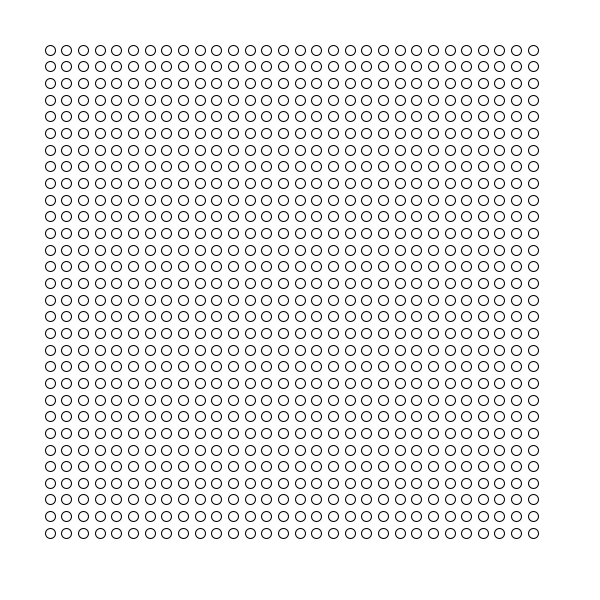
Frame 1 (no input)
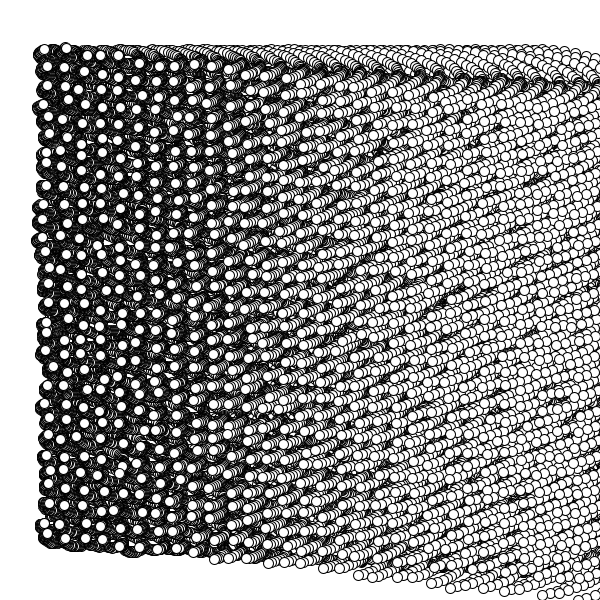
Frame 60 (the mouse pressed at the canvas centre just before this capture)
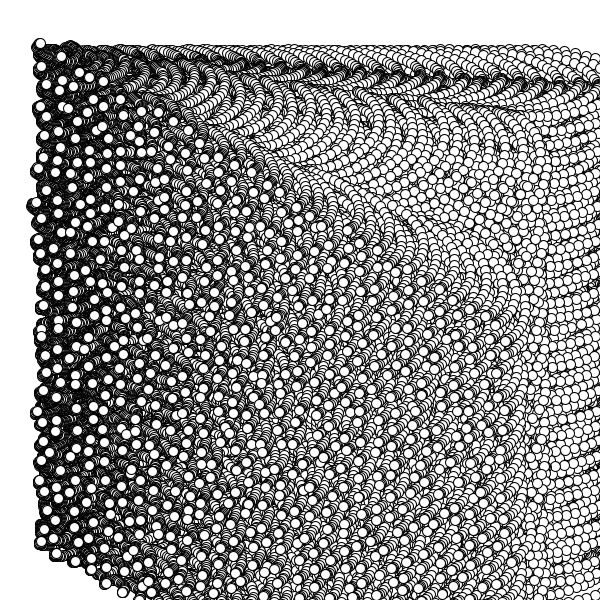
Frame 120 (the mouse held since frame 60 and released just before this capture)

The Processing sketch that drew these frames (run headless with seeded random() and noise(); from frame 60 on, the mouse is pressed at the canvas centre):

// Processing sketch: spiro
// ── spiro.pde
ArrayList<Float[]> list = new ArrayList<>();
int num = 30;
float it = 0;
float w = 600;

void setup(){
  size(600,600);
  background(255);
  frameRate(20);
  
  for(int i = 0; i < num; i++){
    for(int j = 0; j < num; j++){
      list.add(new Float[]{50 + i*(500.0/num), 50 + j*(500.0/num)});
    }
  }
}
void draw(){
  //fill(0,30);
  //background(255,0);
  float mod = 1;
  for(Float[] coords : list){
    circle(coords[0],coords[1],10);
    
    coords[0] = coords[0] + mod*cos(it) + random(-0.5,0.5);
    coords[1] = coords[1] + mod*0.5*sin(it) + random(-0.5,0.5);
    //mod+=0.01*cos(it*1.5) + 0.01*sin(it);
    mod+=0.01*cos(it*1.5) + 0.01*sin(it);
  }
  it+=0.1;
}
